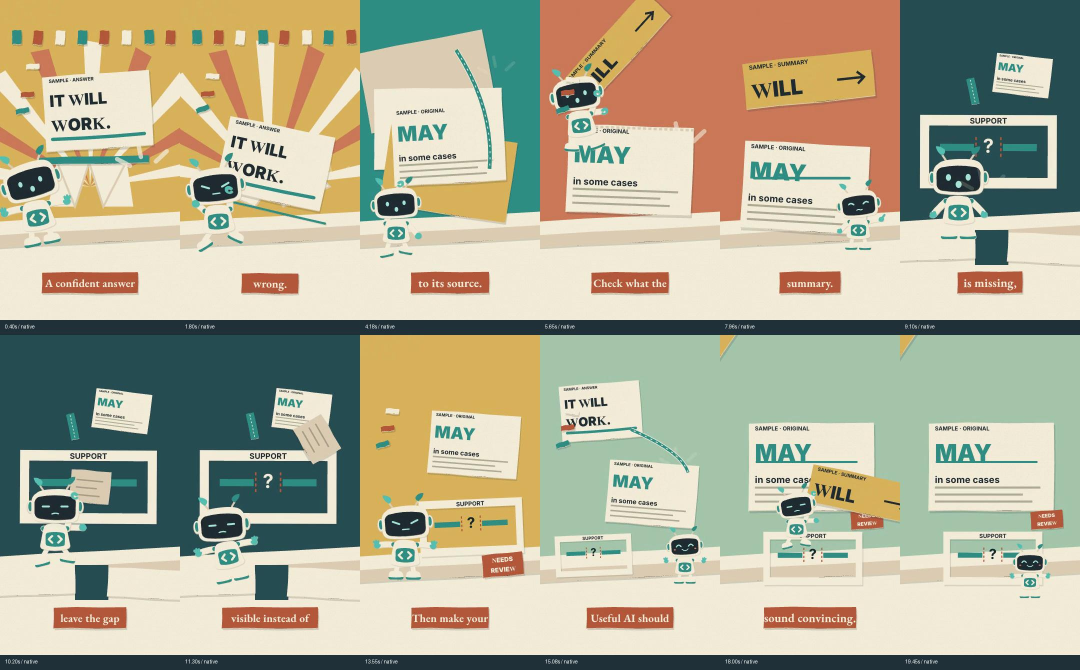
#> input picture videos/productions/confidence-isnt-evidence-high-energy/review/native-action-samples.jpg, 2160 x 1340 px, given in place of project-folio-kit.png, which was not available (shown at 1/2 size); the run also reads 1 picture not shown here
$ python build_workshop_kit.py
#> lines starting #> are read from the running program, lines starting #| are printed output that depends on the picture; pictures that were not available may be replaced by others from this repository, and a replacement may not be noted
### scripts/build_scene_01.py
#!/usr/bin/env python3
"""Build one modular night-desk validation scene from independent SVG assets."""

from __future__ import annotations

import io
import json
import sys
from dataclasses import dataclass, replace
from pathlib import Path
from xml.sax.saxutils import escape

import cairosvg
from PIL import Image, ImageDraw, ImageFont

ROOT = Path(__file__).resolve().parents[1]
sys.path.insert(0, str(ROOT / "scripts"))
from build_motif_bot import DEFS as BOT_DEFS, assemble_pose  # noqa: E402

ASSETS = ROOT / "assets/scenes/scene-01"
SCENE = ROOT / "scenes/scene-01"
PREVIEWS = ROOT / "previews/scene-01"
W, H = 1080, 1920

P = {
    "paper": "#F4EBD8", "edge": "#DCCDB3", "ink": "#202C32",
    "teal": "#56BFB1", "tealDark": "#318E85", "mint": "#A6E5D6",
    "coral": "#DF806B", "gold": "#EBC46B", "plum": "#554565",
    "night": "#172C3E", "night2": "#254D50", "wood": "#9A735D",
    "woodEdge": "#725343", "wall": "#62546A", "wallDark": "#4A3E57",
    "shadow": "#252A32", "mist": "#CBD7D0",
}

DEFS = f"""<defs>
<pattern id="sceneGrain" width="43" height="39" patternUnits="userSpaceOnUse">
 <circle cx="7" cy="9" r="1.1" fill="{P['paper']}" opacity=".13"/>
 <circle cx="30" cy="20" r=".8" fill="{P['paper']}" opacity=".12"/>
 <circle cx="17" cy="33" r="1" fill="{P['ink']}" opacity=".11"/>
 <path d="M25 5 l3 .5 M4 28 l2 -.5" stroke="{P['paper']}" stroke-width=".8" opacity=".16"/>
 <ellipse cx="38" cy="31" rx="2.4" ry=".8" fill="{P['paper']}" opacity=".11"/>
 <path d="M14 19 l4 -.7 M34 8 l-2 1.4" stroke="{P['ink']}" stroke-width=".7" opacity=".13"/>
</pattern>
<pattern id="paperSpeckle" width="29" height="31" patternUnits="userSpaceOnUse">
 <circle cx="5" cy="7" r=".8" fill="{P['woodEdge']}" opacity=".18"/>
 <circle cx="19" cy="17" r="1.1" fill="{P['woodEdge']}" opacity=".13"/>
 <path d="M10 26 l3 -.5" stroke="{P['woodEdge']}" stroke-width=".7" opacity=".13"/>
 <ellipse cx="24" cy="5" rx="1.9" ry=".7" fill="{P['woodEdge']}" opacity=".13"/>
 <path d="M3 19 l2 .8 M20 28 l2 -1" stroke="{P['woodEdge']}" stroke-width=".6" opacity=".14"/>
</pattern>
<pattern id="woodFiber" width="59" height="41" patternUnits="userSpaceOnUse">
 <path d="M5 12 q13 -3 26 0 M34 29 q10 2 19 -1 M16 34 l8 -1" fill="none" stroke="{P['woodEdge']}" stroke-width="1.3" opacity=".18"/>
 <circle cx="47" cy="10" r="1" fill="{P['paper']}" opacity=".18"/>
 <circle cx="9" cy="28" r=".8" fill="{P['ink']}" opacity=".12"/>
</pattern>
</defs>"""


def svg(w: int, h: int, body: str, title: str, defs: str = DEFS) -> str:
    return (f'<svg xmlns="http://www.w3.org/2000/svg" width="{w}" height="{h}" '
            f'viewBox="0 0 {w} {h}" role="img" aria-label="{escape(title)}">\n'
            f'<title>{escape(title)}</title>\n{defs}\n{body}\n</svg>\n')


# [6 lines left out: function txt, not called in this run]


def paper_path(d: str, fill: str = P["paper"], grain: str = "paperSpeckle",
               shadow: bool = True) -> str:
    under = (f'<path d="{d}" transform="translate(6 8)" fill="{P["shadow"]}" opacity=".19"/>'
             f'<path d="{d}" transform="translate(2 4)" fill="{P["edge"]}" opacity=".6"/>') if shadow else ""
    return (under + f'<path d="{d}" fill="{fill}"/>'
            f'<path d="{d}" fill="url(#{grain})" opacity=".72"/>'
            f'<path d="{d}" fill="none" stroke="{P["edge"]}" stroke-width="2" opacity=".38"/>')


def card(x: int, y: int, w: int, h: int, r: int, fill: str = P["paper"],
         grain: str = "paperSpeckle", shadow: bool = True) -> str:
    # Small deterministic edge drift, kept below what would hurt phone-size read.
    d = (f'M{x+r} {y+1} Q{x+w*.47:.1f} {y-2} {x+w-r} {y+1} '
         f'Q{x+w+1} {y+2} {x+w} {y+r} '
         f'Q{x+w+2} {y+h*.47:.1f} {x+w-1} {y+h-r} '
         f'Q{x+w-2} {y+h+1} {x+w-r} {y+h} '
         f'Q{x+w*.54:.1f} {y+h+2} {x+r} {y+h-1} '
         f'Q{x-1} {y+h-2} {x} {y+h-r} '
         f'Q{x-2} {y+h*.43:.1f} {x+1} {y+r} '
         f'Q{x+2} {y+2} {x+r} {y+1} Z')
    return paper_path(d, fill, grain, shadow)


def line(d: str, color: str, width: int, opacity: float = 1,
         dash: str | None = None) -> str:
    a = f' stroke-dasharray="{dash}"' if dash else ""
    return (f'<path d="{d}" fill="none" stroke="{color}" stroke-width="{width}" '
            f'opacity="{opacity}" stroke-linecap="round" stroke-linejoin="round"{a}/>')


@dataclass(frozen=True)
class Asset:
    slug: str
    category: str
    name: str
    w: int
    h: int
    x: int
    y: int
    layer: str
    body: str
    anchors: dict[str, tuple[float, float]]
    concepts: tuple[str, ...]

    @property
    def file(self) -> Path:
        return ASSETS / self.category / f"{self.slug}.svg"

    # [266 lines left out: functions placed, environment, furniture, computing, desk_props, ui and 1 more, not called in this run]


BOT_PLACEMENT = {"x": 264, "y": 854, "scale": .43}
BOT_POSE = {
    "base": "pointing", "faceState": "determined",
    "leftArm": {"end": [390, 669], "hand": "mitten"},
    "rightArm": {"end": [824, 535], "hand": "point"},
    "headRotation": -4,
}


# [238 lines left out: functions mascot_group, write_assets, scene_markup, write_scene, raster, font and 7 more, not called in this run]


# [2 lines that do not run on import are left out]

### scripts/build_workshop_kit.py
#!/usr/bin/env python3
"""Five original modular paper props, authored after the live concept choice.

Does not regenerate the canonical Bot or any accepted scene assets.
"""
import json
from pathlib import Path
from build_scene_01 import DEFS, card, paper_path, line, svg

ROOT = Path(__file__).resolve().parents[1]
OUT = ROOT/'assets/scenes/book-workshop'

def part(name, body):
    return f'<g id="{name}" transform="translate(256 256)">{body}</g>'

def kit():
    cover = paper_path('M-105 -133 Q-2 -138 108 -130 L107 133 Q2 139 -104 131 Z','#EBC46B')
    cover += '<g id="cover-flap">'+paper_path('M-97 -126 Q0 -131 105 -126 L104 126 Q0 132 -96 124 Z','#EBC46B')
    cover += line('M22 -28 L53 0 L22 28','#254D50',13)+'</g>'
    pages = ''.join(f'<g id="page-{i}">'+card(-87,-111+i*5,175,222,7,'#F4EBD8')+'</g>' for i in range(3))
    pages += line('M-4 -29 V29','#254D50',9)
    # The binding has one continuous silhouette; unrolling is a seekable path
    # morph between equal command counts, not a replacement finished-book icon.
    curled='M-105 -126 Q-135 -150 -137 -110 L-135 116 Q-120 151 -96 127 L-73 126 Q-103 104 -101 80 L-102 -94 Q-102 -116 -73 -126 Z'
    straight='M-105 -126 Q-108 -133 -110 -126 L-110 123 Q-108 131 -96 127 L-73 126 Q-79 104 -79 80 L-79 -94 Q-79 -116 -73 -126 Z'
    binding=f'<path id="binding-shape" d="{curled}" fill="#56BFB1" stroke="#318E85" stroke-width="3"/>'
    binding+=f'<path id="binding-grain" d="{curled}" fill="url(#paperSpeckle)" opacity=".65"/>'
    binding+=line('M-83 -28 L-101 0 L-83 28','#254D50',9)
    return {'project-folio-kit':(part('pages',pages)+part('cover',cover)+part('binding',binding),['dispatch','fold','press','unroll','assemble','deliver'],{'grip':[.5,.74],'spine':[.30,.5]}),
            'hinged-crease-jig':(part('jig',card(-132,-25,264,64,10,'#CBD7D0')+line('M0 -21 V32','#64869A',7)+'<g id="jig-leaf">'+card(-120,-39,116,39,6,'#F4EBD8')+'</g>'+line('M-116 47 H115','#64869A',6)),['feed','crease','release'],{'hinge':[.5,.45]}),
            'tabletop-page-press':(part('press',card(-130,25,260,45,10,'#64869A')+line('M-109 -113 V36 M109 -113 V36','#254D50',12)+'<g id="press-plate">'+card(-131,-113,262,35,9,'#CBD7D0')+'</g>'),['press','align','release'],{'contact':[.5,.35]}),
            'assembly-cradle':(part('cradle',paper_path('M-155 -17 L-128 -49 L-111 -43 L-109 -6 H107 L111 -43 L130 -49 L156 -15 L145 38 Q0 44 -144 36 Z','#DCCDB3')+line('M-109 -6 H107','#725343',6)),['receive','join','release'],{'join':[.5,.5]}),
            'receiving-hands':(part('hands','<g id="receiving-left">'+paper_path('M-232 168 L-232 72 Q-229 49 -207 51 L-165 94 L-163 41 Q-161 19 -141 23 Q-127 26 -123 47 L-110 108 Q-104 116 -79 112 L-12 86 Q11 81 17 100 Q22 119 5 130 L-66 169 L-81 223 L-209 223 Z','#F4EBD8')+'</g><g id="receiving-right" transform="scale(-1 1)">'+paper_path('M-232 168 L-232 72 Q-229 49 -207 51 L-165 94 L-163 41 Q-161 19 -141 23 Q-127 26 -123 47 L-110 108 Q-104 116 -79 112 L-12 86 Q11 81 17 100 Q22 119 5 130 L-66 169 L-81 223 L-209 223 Z','#F4EBD8')+'</g>'),['receive','hold','withdraw'],{'contact':[.5,.69]})}

CURL='M-105 -126 Q-135 -150 -137 -110 L-135 116 Q-120 151 -96 127 L-73 126 Q-103 104 -101 80 L-102 -94 Q-102 -116 -73 -126 Z'
STRAIGHT='M-105 -126 Q-108 -133 -110 -126 L-110 123 Q-108 131 -96 127 L-73 126 Q-79 104 -79 80 L-79 -94 Q-79 -116 -73 -126 Z'

def build():
    import cairosvg
    from PIL import Image, ImageDraw
    OUT.mkdir(parents=True,exist_ok=True)
    tiles=[]
    for name,(body,actions,anchors) in kit().items():
        target=OUT/(name+'.svg'); target.write_text(svg(512,512,body,name.replace('-',' ')))
        preview=OUT/(name+'.png'); cairosvg.svg2png(url=str(target),write_to=str(preview))
#> (this line was passed over: cairosvg is not available in this run)
        meta={'id':name,'name':name.replace('-',' ').title(),'category':'prop','subcategory':'paper-workshop','concepts':['parallel work','assembly','delivery'],'keywords':[name,'paper','workshop'],'style':'motif-default-v1','orientation':'front','dimensions':{'width':512,'height':512,'unit':'px'},'artBox':{'x':0,'y':0,'width':512,'height':512},'anchors':{k:{'x':v[0],'y':v[1]} for k,v in anchors.items()},'compatibleCharacters':['motif-bot'],'supportedActions':actions,'sourceType':'vector','source':{'file':str(target.relative_to(ROOT)),'reference':'Live Little Book Workshop concept; agent-authored geometry using existing paper material helpers'},'version':1,'status':'review','preview':str(preview.relative_to(ROOT)),'license':'project-original'}
        (OUT/(name+'.json')).write_text(json.dumps(meta,indent=2)+'\n')
        tile=Image.new('RGB',(320,370),'#F4EBD8'); im=Image.open(preview).convert('RGBA'); im.thumbnail((290,290));tile.paste(im,((320-im.width)//2,10),im)
#> after `tile = Image.new('RGB', (320, 370), '#F4EBD8')`:
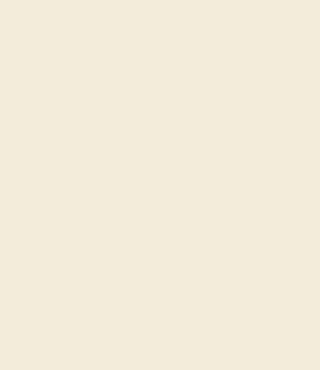
#> tile: PIL image 320x370 RGB; mean R, G, B 244, 235, 216
#> after `im.thumbnail((290, 290))`:
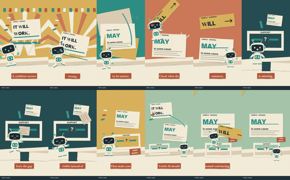
#> im: PIL image 290x180 RGBA; mean R, G, B, A 176.2, 173.4, 149.4, 255
#> after `tile.paste(im, ((320 - im.width) // 2, 10), im)`:
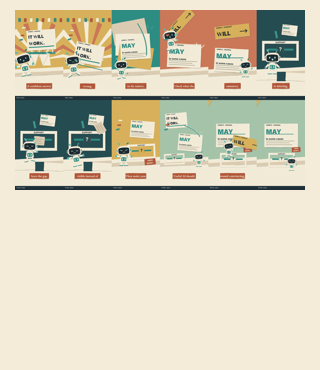
#> tile: PIL image 320x370 RGB; mean R, G, B 214.1, 207.8, 186.6
        ImageDraw.Draw(tile).text((12,325),name,fill='#202C32');tiles.append(tile)
    sheet=Image.new('RGB',(960,740),'#DCCDB3')
    for i,tile in enumerate(tiles):sheet.paste(tile,((i%3)*320,(i//3)*370))
    sheet.save(OUT/'contact-sheet.jpg')

#> (the run stopped early here; a loop or call above may not have finished)
